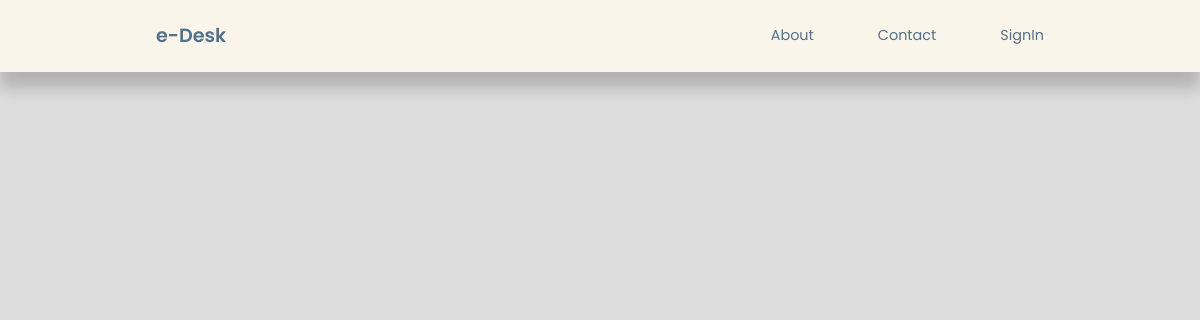
Before: /user/user-index.php with the older database file.
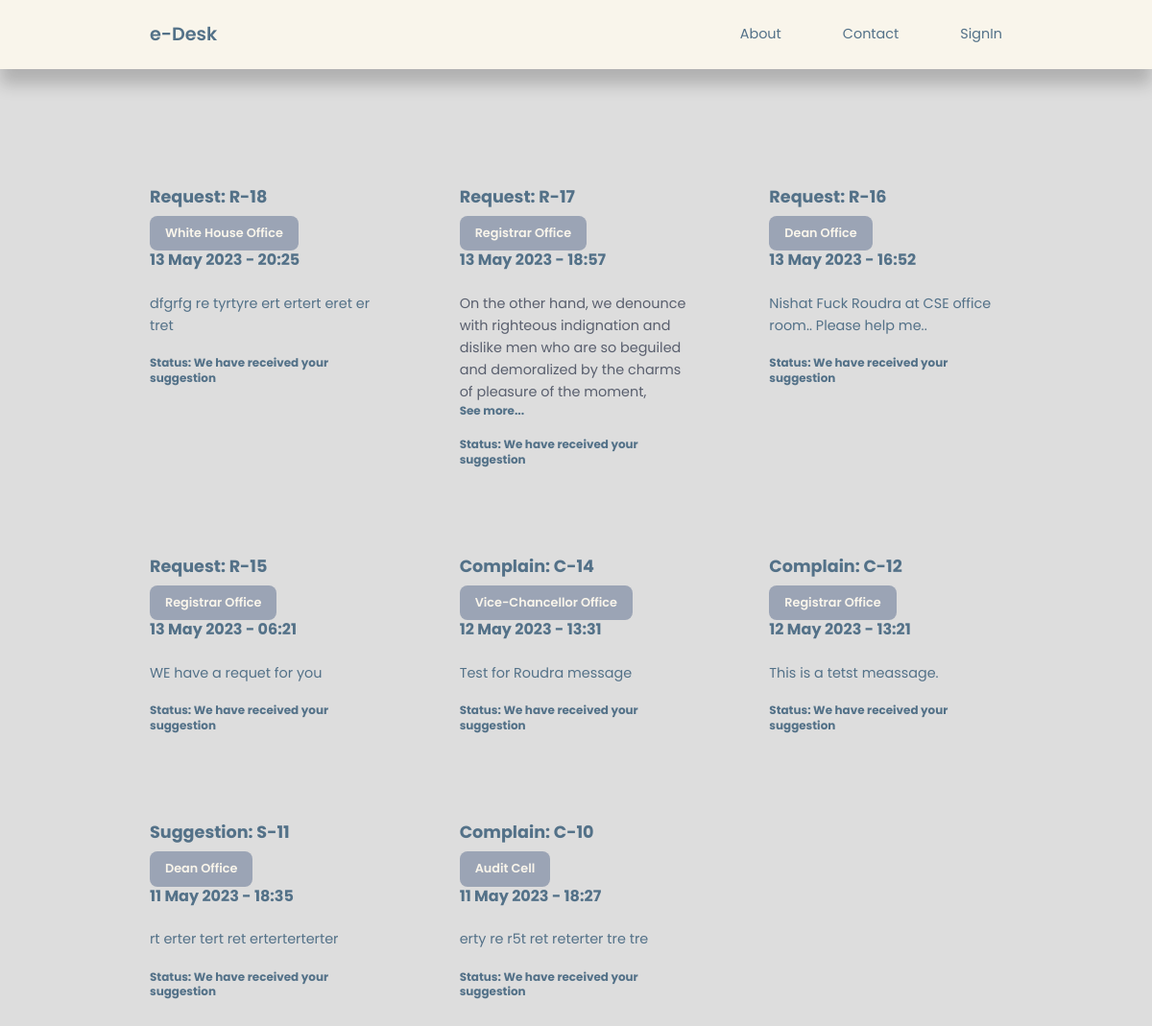
After: the same page with the newer database file.
### tables this page shows
CREATE TABLE `post` (
  `id` int(20) NOT NULL,
  `title` varchar(255) NOT NULL,
  `body` mediumtext NOT NULL,
  `picture` varchar(255) NOT NULL,
  `office_id` int(20) NOT NULL,
  `author_id` int(20) NOT NULL,
  `user_id` int(20) NOT NULL,
  `type` varchar(255) NOT NULL,
  `date_time` timestamp NOT NULL DEFAULT current_timestamp(),
  `status` varchar(255) NOT NULL,
  `comment` varchar(255) NOT NULL
);

CREATE TABLE `adminaddoffice` (
  `id` int(20) NOT NULL,
  `title` varchar(255) NOT NULL,
  `description` varchar(255) NOT NULL
);

### user/user-index.php (the view, shortened to what this page needs)
<?php
include 'partials/header.php';
$query = "SELECT * FROM post WHERE type='Complain: C-' or type='Suggestion: S-' or type='Request: R-' ORDER BY date_time DESC LIMIT 9";
$posts = mysqli_query($connection, $query);
?>
<section class="posts <?= $featured ? '' : 'section__extra-margin' ?>">
    <div class="container posts__container">
        <?php while ($post = mysqli_fetch_assoc($posts)) : ?>
            <article class="post">
                <div class="post__info">
                    <?php
                    $category_id = $post['office_id'];
                    $category_query = "SELECT * FROM adminaddoffice WHERE id=$category_id";
                    $category_result = mysqli_query($connection, $category_query);
                    $category = mysqli_fetch_assoc($category_result);
                    ?>
                    <h3><?= $post['type'] ?><?= $post['id'] ?></h3>
                    <a href="<?= ROOT_URL ?>user/category-posts.php?id=<?= $post['office_id'] ?>" class="category__button"><?= $category['title'] ?></a>
                    <h4 class="post__title">
                        <?= date("d M Y - H:i", strtotime($post['date_time'])) ?>
                    </h4>
                    <p class="post__body">
                        <?php $len = strlen($post['body']); ?>
                        <?php if ($len < 150) : ?>
                            <a href="<?= ROOT_URL ?>user/details-post.php?id=<?= $post['id'] ?>"><?= $post['body'] ?></a>
                        <?php else : ?>
                            <?= substr($post['body'], 0, 150) ?>
                    <h5><a href="<?= ROOT_URL ?>user/details-post.php?id=<?= $post['id'] ?>">See more...</a></h5>
                <?php endif ?>
                </p>
                <div class="post__author">
                    <div class="post__author-info">
                        <h5>Status: We have received your suggestion</h5>
                    </div>
                </div>
                </div>
            </article>
        <?php endwhile ?>
    </div>
</section>

### user/partials/header.php (shortened to what this page needs)
<!DOCTYPE html>
<html lang="en">
<head>
    <link rel="stylesheet" href="<?= ROOT_URL ?>css/style.css">
    <link rel="stylesheet" href="https://unicons.iconscout.com/release/v4.0.0/css/line.css">
    <link rel="stylesheet" type="text/css" href="https://cdn.datatables.net/1.13.4/css/jquery.dataTables.css" />
</head>
<body>
    <nav>
        <div class="container nav__container">
            <a href="<?= ROOT_URL ?>user/user-index.php" class="nav__logo">e-Desk</a>
            <ul class="nav__items">
                <li><a href="<?= ROOT_URL ?>about.php">About</a></li>
                <li><a href="<?= ROOT_URL ?>contact.php">Contact</a></li>
                <?php if (isset($_SESSION['user-id'])) : ?>
                    <li class="nav__profile">
                        <div class="avatar">
                            <img src="<?= ROOT_URL . 'images/' . $picture['picture'] ?>">
                        </div>
                        <ul>
                            <li><a href="<?= ROOT_URL ?>user/user-dashboard.php">Dashboard</a></li>
                            <li><a href="<?= ROOT_URL ?>user/user-complain.php">Submit a Complain</a></li>
                            <li><a href="<?= ROOT_URL ?>user/user-suggestion.php">Submit a Suggestion</a></li>
                            <li><a href="<?= ROOT_URL ?>user/user-request.php">Submit a Request</a></li>
                            <li><a href="<?= ROOT_URL ?>user/user-profile.php">Profile</a></li>
                            <li><a href="<?= ROOT_URL ?>logout.php">Logout</a></li>
                        </ul>
                    </li>
                <?php else : ?>
                    <li><a href="<?= ROOT_URL ?>signin.php">SignIn</a></li>
                <?php endif ?>
            </ul>
        </div>
    </nav>

### css/style.css (style rules this page uses)
:root { --color-primary: #F9F5EB; --color-primary-light: #9BA4B5; --color-primary-variant: #5854c7; --color-red: #da0f3f; --color-red-light: hsl(346, 87%, 46%, 15%); --color-green: #00c476; --color-green-light: hsl(156, 100%, 38%, 15%); --color-gray-900: #F4EEE0; --color-gray-700: #E4DCCF; --color-gray-300: rgba(242, 242, 254, 0.3); --color-gray-200: rgba(33, 42, 62, 0.7); --color-white: #537188; --color-bg: #ddd; --transition: all 300ms ease; --container-width-lg: 74%; --container-width-md: 88%; --form-width: 40%; --card-border-radius-1: 0.3rem; --card-border-radius-2: 0.5rem; --card-border-radius-3: 0.8rem; --card-border-radius-4: 2rem; --card-border-radius-5: 5rem; }
* { margin: 0; padding: 0; outline: 0; border: 0; appearance: 0; list-style: none; text-decoration: none; box-sizing: border-box; font-family: 'Poppins', sans-serif; }
body { line-height: 1.6; color: var(--color-gray-200); overflow-x: hidden; background: var(--color-bg); font-size: 0.9rem; }
.container { width: var(--container-width-lg); max-width: 1800px; margin-inline: auto; }
section { margin-top: 3rem; width: 100vw; }
.section__extra-margin { margin-top: 7rem; }
h1, h2, h3, h4, h5 { color: var(--color-white); line-height: 1.3; }
h3 { font-size: 1.1rem; margin: 0.8rem 0 0.5rem; }
h4 { font-size: 1rem; }
a { color: var(--color-white); transition: var(--transition); }
nav { background: var(--color-primary); width: 100vw; height: 4.5rem; position: fixed; top: 0; z-index: 10; box-shadow: 0 1rem 1rem rgba(0, 0, 0, 0.2); }
.nav__container { height: 100%; display: flex; align-items: center; justify-content: space-between; }
.nav__logo { font-weight: 600; font-size: 1.2rem; }
.nav__items { display: flex; align-items: center; gap: 4rem; }
.category__button { background: var(--color-primary-light); color: var(--color-primary); display: inline-block; padding: 0.5rem 1rem; border-radius: var(--card-border-radius-2); font-weight: 600; font-size: 0.8rem; text-align: center; }
.post__author { display: flex; gap: 1rem; margin-top: 1.2rem; }
.posts__container { display: grid; grid-template-columns: repeat(3, 1fr); gap: 5rem; margin-bottom: 5rem; }

Changed rows visible on the page:
added post: type "Request: R-", id "18", adminaddoffice.title "White House Office", date_time "13 May 2023 - 20:25", body "dfgrfg re tyrtyre ert ertert eret er tret"
added post: type "Request: R-", id "17", adminaddoffice.title "Registrar Office", date_time "13 May 2023 - 18:57", body "On the other hand, we denounce with righteous indignation and dislike men who are so beguiled and demoralized by the charms of pleasure of the moment,"
added post: type "Request: R-", id "16", adminaddoffice.title "Dean Office", date_time "13 May 2023 - 16:52", body "Nishat Fuck Roudra at CSE office room.. Please help me.."
added post: type "Request: R-", id "15", adminaddoffice.title "Registrar Office", date_time "13 May 2023 - 06:21", body "WE have a requet for you"
added post: type "Complain: C-", id "14", adminaddoffice.title "Vice-Chancellor Office", date_time "12 May 2023 - 13:31", body "Test for Roudra message"
added post: type "Complain: C-", id "12", adminaddoffice.title "Registrar Office", date_time "12 May 2023 - 13:21", body "This is a tetst meassage."
added post: type "Suggestion: S-", id "11", adminaddoffice.title "Dean Office", date_time "11 May 2023 - 18:35", body "rt erter tert ret erterterterter"
added post: type "Complain: C-", id "10", adminaddoffice.title "Audit Cell", date_time "11 May 2023 - 18:27", body "erty re r5t ret reterter tre tre"
